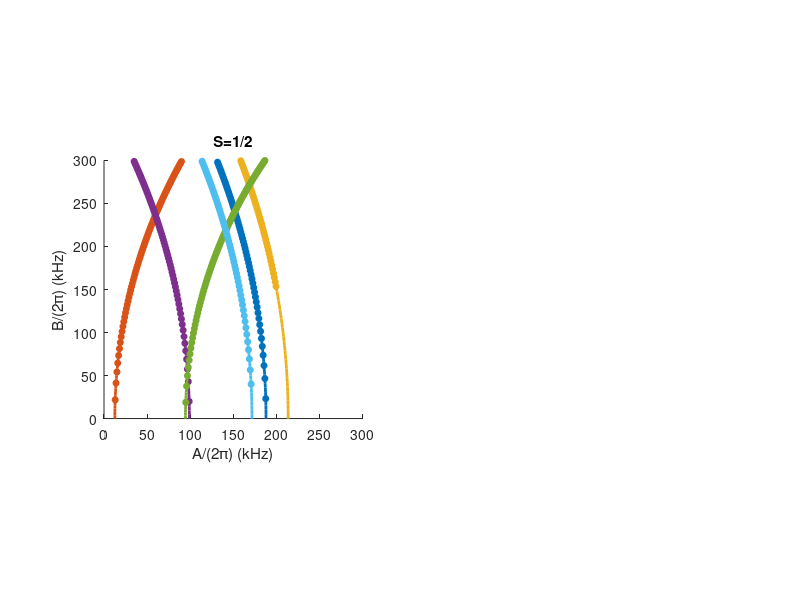

Here is the MATLAB script that generated this plot: (Note: this script raises an error after producing the figure.)
function Fig2_Trivial_Evol
%--------------------------------------------------------------------------
%Created by: Eva Takou
%
%Last modified: Oct 23, 2023
%--------------------------------------------------------------------------

close all


listcolors={'#0072BD','#D95319','#EDB120','#7E2F8E','#77AC30','#4DBEEE','#A2142F','#0048BA',...
    '#B284BE','#F19CBB','#9966CC','#3DDC84','#CD9575','#915C83','#FBCEB1','#8F9779','#27346F','#9F8170',...
    '#3D2B1F','#CAE00D','#3D0C02','#BFAFB2','#1F75FE','#0D98BA','#8A2BE2',...
    '#006A4E','#D891EF','#5F9EA0','#EFBBCC','#C95A49','#6D9BC3','#232B2B','#D2691E','#6F4E37','#FBEC5D','#483D8B'};

s0=1/2; s1=-1/2; wL=314;  MaxHF=300;

times_1 = [9.8 ,13 ,19, 22, 30, 30];
kappa_1 = [1   ,1  ,2,  2,  2,  3];


colors_1 = {listcolors{1},[],listcolors{3},listcolors{4},[],listcolors{6}};
colors_2 = {[],listcolors{2},[],[],listcolors{5},[]};

FntSize = 22;

subplot(1,2,1)

for jj=1:length(times_1)
    
   Get_Trivial_Evol(kappa_1(jj),times_1(jj),s0,s1,wL,MaxHF,colors_1{jj},colors_2{jj}) 
    hold on
end

xlabel('A/(2\pi) (kHz)')
ylabel('B/(2\pi) (kHz)')
title('S=1/2')
fig_defaults(FntSize)
set(gca,'XminorTick','off','YMinorTick','off','YGrid','off')



s0=3/2; s1=-1/2;

times_2 = [6 ,8 ,9.5 ,14 ,14, 30];
kappa_2 = [1 ,1 ,1   ,1  ,2,  2];

colors_1 = {listcolors{1},listcolors{2},listcolors{3},[],listcolors{5},[]};
colors_2 = {[],[],[],listcolors{4},[],listcolors{6}};


subplot(1,2,2)

for jj=1:length(times_2)
    
   Get_Trivial_Evol(kappa_2(jj),times_2(jj),s0,s1,wL,MaxHF,colors_1{jj},colors_2{jj}) 
    hold on
end
xlabel('A/(2\pi) (kHz)')
ylabel('B/(2\pi) (kHz)')
title('S=3/2')
fig_defaults(FntSize)
set(gca,'XminorTick','off','YMinorTick','off','YGrid','off')




end

function Get_Trivial_Evol(kappa,t,s0,s1,wL,MaxHF,color1,color2)

A = 2:1:200;
c = 2*pi*1e-3;

%find B's (1st condition)

cnt=0;

for ii=1:length(A)
        
       if  (8*kappa*pi/t)^2 > (wL*c+s0*A(ii)*c)^2 && 1/abs(s0)*sqrt(   (8*kappa*pi/t)^2 - (wL*c+s0*A(ii)*c)^2 )/c <= MaxHF
          
         cnt=cnt+1;
         Bsol(cnt)=  1/abs(s0)*sqrt(   (8*kappa*pi/(t))^2 - (wL*c+s0*A(ii)*c)^2 );  %B is in MHz
         BsolkHz(cnt)=  Bsol(cnt)/c;
         AsolkHz(cnt) = A(ii);
         
         
       end
       
    
end


if exist('AsolkHz')

x0 = -wL*c/s0;  y0 = 0;
R = kappa*8*pi/(t*s0);
th=linspace(0,2*pi,1e3);
x = R*cos(th)+x0;
y = R*sin(th)+y0;

hold on

plot(x/c,y/c,'linewidth',2,'color',color1,'linestyle','-')
hold on

scatter(AsolkHz,BsolkHz,20,'filled','markerfacecolor',color1,...
        'markeredgecolor',color1)

hold on


axis equal
xlim([0 MaxHF])
ylim([0 MaxHF])

end


%2nd condition:

cnt=0;
for ii=1:length(A)
        
       if  (8*kappa*pi/t)^2 > (wL*c+s1*A(ii)*c)^2 && 1/abs(s1)*sqrt(   (8*kappa*pi/t)^2 - (wL*c+s1*A(ii)*c)^2 )/c <= MaxHF
          
         cnt=cnt+1;
         Bsol2(cnt)=  1/abs(s1)*sqrt(   (8*kappa*pi/(t))^2 - (wL*c+s1*A(ii)*c)^2 );  %B is in MHz
         BsolkHz2(cnt)=  Bsol2(cnt)/c;
         AsolkHz2(cnt) = A(ii);
         
         
       end
       
    
end



if exist('AsolkHz2')

x0 = -wL*c/s1;  y0 = 0;
R = kappa*8*pi/(t*s1);
th=linspace(0,2*pi,1e3);
x = R*cos(th)+x0;
y = R*sin(th)+y0;

hold on

plot(x/c,y/c,'linewidth',2,'color',color2,'linestyle','-')
hold on

scatter(AsolkHz2,BsolkHz2,20,'filled','markerfacecolor',color2,...
        'markeredgecolor',color2)

hold on


axis equal
xlim([0 MaxHF])
ylim([0 MaxHF])

end


% if exist('AsolkHz')
%     
%     out.Acond1 = AsolkHz;
%     out.Bcond1 = BsolkHz;
% end
% 
% if exist('AsolkHz2')
%     
%     out.Acond2 = AsolkHz2;
%     out.Bcond2 = BsolkHz2;
% end



end